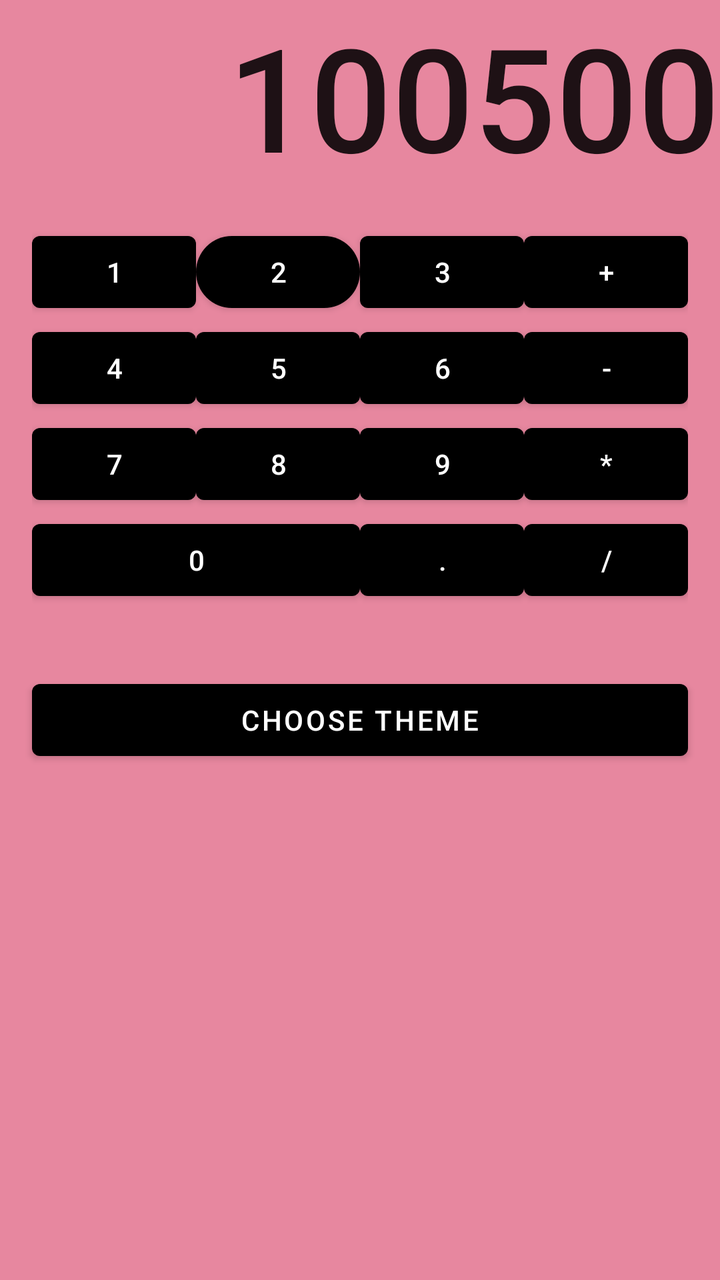
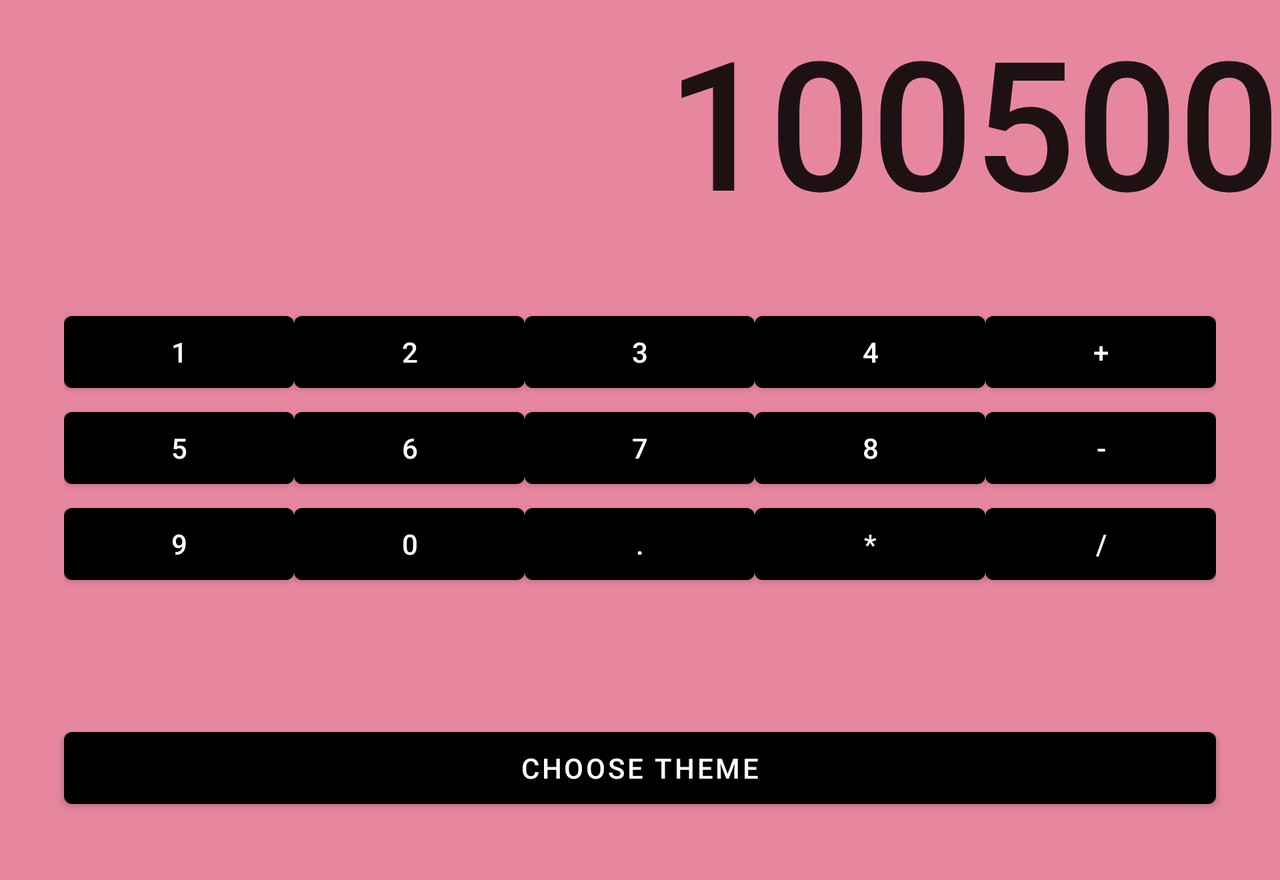

The same Android screen from two of the app's own layout files: first res/layout/ as a phone draws it, then the repository's variant for another configuration, drawn on a device whose configuration selects that folder. Both files follow.
<!-- AndroidManifest.xml: activity theme Theme.Activities18November.Second -->
<!-- res/layout/activity_calculator.xml -->
<?xml version="1.0" encoding="utf-8"?>
<LinearLayout xmlns:android="http://schemas.android.com/apk/res/android"
    xmlns:tools="http://schemas.android.com/tools"
    android:layout_width="match_parent"
    android:layout_height="match_parent"
    xmlns:app="http://schemas.android.com/apk/res-auto"
    android:orientation="vertical"
    android:background="@color/bg_default"
    tools:context=".ui.calc.CalculatorActivity">

    <TextView
        android:id="@+id/result"
        android:layout_width="match_parent"
        android:layout_height="wrap_content"
        android:gravity="end"
        android:textAppearance="@style/TextAppearance.AppCompat.Title"
        android:textSize="@dimen/calc_font_size"
        tools:text="100500" />

    <GridLayout
        android:layout_width="match_parent"
        android:layout_height="wrap_content"
        android:padding="@dimen/default_padding"
        android:columnCount="4">

        <com.google.android.material.button.MaterialButton
            android:id="@+id/key_1"

            android:layout_width="0dp"
            android:layout_height="wrap_content"
            android:layout_columnWeight="1"
            android:text="@string/key_1" />

        <com.google.android.material.button.MaterialButton
            android:id="@+id/key_2"
            android:layout_width="0dp"
            android:layout_height="wrap_content"
            android:text="@string/key_2"
            android:layout_columnWeight="1"
            app:cornerRadius="23dp"
            app:elevation="22dp"
            app:rippleColor="@color/black" />

        <Button
            android:id="@+id/key_3"
            android:layout_width="0dp"
            android:layout_height="wrap_content"
            android:text="@string/key_3"
            android:layout_columnWeight="1" />

        <Button
            android:id="@+id/key_plus"
            android:layout_width="0dp"
            android:layout_height="wrap_content"
            android:text="@string/key_plus"
            android:layout_columnWeight="1" />

        <Button
            android:id="@+id/key_4"
            android:layout_width="0dp"
            android:layout_height="wrap_content"
            android:text="@string/key_4"
            android:layout_columnWeight="1" />

        <Button
            android:id="@+id/key_5"
            android:layout_width="0dp"
            android:layout_height="wrap_content"
            android:text="@string/key_5"
            android:layout_columnWeight="1" />

        <Button
            android:id="@+id/key_6"
            android:layout_width="0dp"
            android:layout_height="wrap_content"
            android:text="@string/key_6"
            android:layout_columnWeight="1" />

        <Button
            android:id="@+id/key_minus"
            android:layout_width="0dp"
            android:layout_height="wrap_content"
            android:text="@string/key_minus"
            android:layout_columnWeight="1" />

        <Button
            android:id="@+id/key_7"
            android:layout_width="0dp"
            android:layout_height="wrap_content"
            android:text="@string/key_7"
            android:layout_columnWeight="1" />

        <Button
            android:id="@+id/key_8"
            android:layout_width="0dp"
            android:layout_height="wrap_content"
            android:text="@string/key_8"
            android:layout_columnWeight="1" />

        <Button
            android:id="@+id/key_9"
            android:layout_width="0dp"
            android:layout_height="wrap_content"
            android:text="@string/key_9"
            android:layout_columnWeight="1" />

        <Button
            android:id="@+id/key_mult"
            android:layout_width="0dp"
            android:layout_height="wrap_content"
            android:text="@string/key_mult"
            android:layout_columnWeight="1" />

        <Button
            android:id="@+id/key_0"
            android:layout_width="0dp"
            android:layout_height="wrap_content"
            android:text="@string/key_0"
            android:layout_gravity="fill_horizontal"
            android:layout_columnSpan="2"
            android:layout_columnWeight="1" />

        <Button
            android:id="@+id/key_dot"
            android:layout_width="0dp"
            android:layout_height="wrap_content"
            android:text="@string/key_dot"
            android:layout_columnWeight="1" />

        <Button
            android:id="@+id/key_div"
            android:layout_width="0dp"
            android:layout_height="wrap_content"
            android:text="@string/key_div"
            android:layout_columnWeight="1" />

    </GridLayout>

    <Button
        android:id="@+id/choose_theme"
        android:layout_width="match_parent"
        android:layout_height="wrap_content"
        android:text="@string/choose_theme"
        android:layout_margin="@dimen/default_padding" />


</LinearLayout>
<!-- resources referenced by this layout -->
<resources>
  <color name="bg_default">#E7879F</color>
  <color name="black">#FF000000</color>
  <dimen name="calc_font_size">72sp</dimen>
  <dimen name="default_padding">16dp</dimen>
  <string name="choose_theme">Choose Theme</string>
  <string name="key_0">0</string>
  <string name="key_1">1</string>
  <string name="key_2">2</string>
  <string name="key_3">3</string>
  <string name="key_4">4</string>
  <string name="key_5">5</string>
  <string name="key_6">6</string>
  <string name="key_7">7</string>
  <string name="key_8">8</string>
  <string name="key_9">9</string>
  <string name="key_div">/</string>
  <string name="key_dot">.</string>
  <string name="key_minus">-</string>
  <string name="key_mult">*</string>
  <string name="key_plus">+</string>
  <style name="Theme.Activities18November.Second">
          <item name="colorPrimary">@color/black</item>
      </style>
</resources>
<!-- res/layout-land/activity_calculator.xml (the repository's variant of the layout above) -->
<!-- drawn on the phone turned sideways -->
<?xml version="1.0" encoding="utf-8"?>
<androidx.core.widget.NestedScrollView xmlns:android="http://schemas.android.com/apk/res/android"
    xmlns:tools="http://schemas.android.com/tools"
    android:layout_width="match_parent"
    android:layout_height="match_parent">

    <LinearLayout
        android:layout_width="match_parent"
        android:layout_height="match_parent"
        android:orientation="vertical"
        android:background="@color/bg_default"
        tools:context=".ui.calc.CalculatorActivity">

        <TextView
            android:id="@+id/result"
            android:layout_width="match_parent"
            android:layout_height="wrap_content"
            android:gravity="end"
            android:textAppearance="@style/TextAppearance.AppCompat.Title"
            android:textSize="@dimen/calc_font_size"
            tools:text="100500" />

        <GridLayout
            android:layout_width="match_parent"
            android:layout_height="wrap_content"
            android:padding="32dp"
            android:columnCount="5">

            <Button
                android:id="@+id/key_1"
                android:layout_width="0dp"
                android:layout_height="wrap_content"
                android:text="@string/key_1"
                android:layout_columnWeight="1" />

            <Button
                android:id="@+id/key_2"
                android:layout_width="0dp"
                android:layout_height="wrap_content"
                android:text="@string/key_2"
                android:layout_columnWeight="1" />

            <Button
                android:id="@+id/key_3"
                android:layout_width="0dp"
                android:layout_height="wrap_content"
                android:text="@string/key_3"
                android:layout_columnWeight="1" />


            <Button
                android:id="@+id/key_4"
                android:layout_width="0dp"
                android:layout_height="wrap_content"
                android:text="@string/key_4"
                android:layout_columnWeight="1" />

            <Button
                android:id="@+id/key_plus"
                android:layout_width="0dp"
                android:layout_height="wrap_content"
                android:text="@string/key_plus"
                android:layout_columnWeight="1" />

            <Button
                android:id="@+id/key_5"
                android:layout_width="0dp"
                android:layout_height="wrap_content"
                android:text="@string/key_5"
                android:layout_columnWeight="1" />

            <Button
                android:id="@+id/key_6"
                android:layout_width="0dp"
                android:layout_height="wrap_content"
                android:text="@string/key_6"
                android:layout_columnWeight="1" />


            <Button
                android:id="@+id/key_7"
                android:layout_width="0dp"
                android:layout_height="wrap_content"
                android:text="@string/key_7"
                android:layout_columnWeight="1" />

            <Button
                android:id="@+id/key_8"
                android:layout_width="0dp"
                android:layout_height="wrap_content"
                android:text="@string/key_8"
                android:layout_columnWeight="1" />

            <Button
                android:id="@+id/key_minus"
                android:layout_width="0dp"
                android:layout_height="wrap_content"
                android:text="@string/key_minus"
                android:layout_columnWeight="1" />

            <Button
                android:id="@+id/key_9"
                android:layout_width="0dp"
                android:layout_height="wrap_content"
                android:text="@string/key_9"
                android:layout_columnWeight="1" />

            <Button
                android:id="@+id/key_0"
                android:layout_width="0dp"
                android:layout_height="wrap_content"
                android:text="@string/key_0"
                android:layout_gravity="fill_horizontal"
                android:layout_columnWeight="1" />

            <Button
                android:id="@+id/key_dot"
                android:layout_width="0dp"
                android:layout_height="wrap_content"
                android:text="@string/key_dot"
                android:layout_columnWeight="1" />

            <Button
                android:id="@+id/key_mult"
                android:layout_width="0dp"
                android:layout_height="wrap_content"
                android:text="@string/key_mult"
                android:layout_columnWeight="1" />

            <Button
                android:id="@+id/key_div"
                android:layout_width="0dp"
                android:layout_height="wrap_content"
                android:text="@string/key_div"
                android:layout_columnWeight="1" />

        </GridLayout>

        <Button
            android:id="@+id/choose_theme"
            android:layout_width="match_parent"
            android:layout_height="wrap_content"
            android:text="@string/choose_theme"
            android:layout_margin="@dimen/default_padding" />

    </LinearLayout>
</androidx.core.widget.NestedScrollView>
<!-- resources referenced by the variant -->
<!-- as the phone turned sideways resolves them -->
<resources>
  <color name="bg_default">#E7879F</color>
  <!-- from res/values-land/ -->
  <dimen name="calc_font_size">90sp</dimen>
  <!-- from res/values-land/ -->
  <dimen name="default_padding">32dp</dimen>
  <string name="choose_theme">Choose Theme</string>
  <string name="key_0">0</string>
  <string name="key_1">1</string>
  <string name="key_2">2</string>
  <string name="key_3">3</string>
  <string name="key_4">4</string>
  <string name="key_5">5</string>
  <string name="key_6">6</string>
  <string name="key_7">7</string>
  <string name="key_8">8</string>
  <string name="key_9">9</string>
  <string name="key_div">/</string>
  <string name="key_dot">.</string>
  <string name="key_minus">-</string>
  <string name="key_mult">*</string>
  <string name="key_plus">+</string>
  <style name="Theme.Activities18November.Second">
          <item name="colorPrimary">@color/black</item>
      </style>
  <color name="black">#FF000000</color>
</resources>
